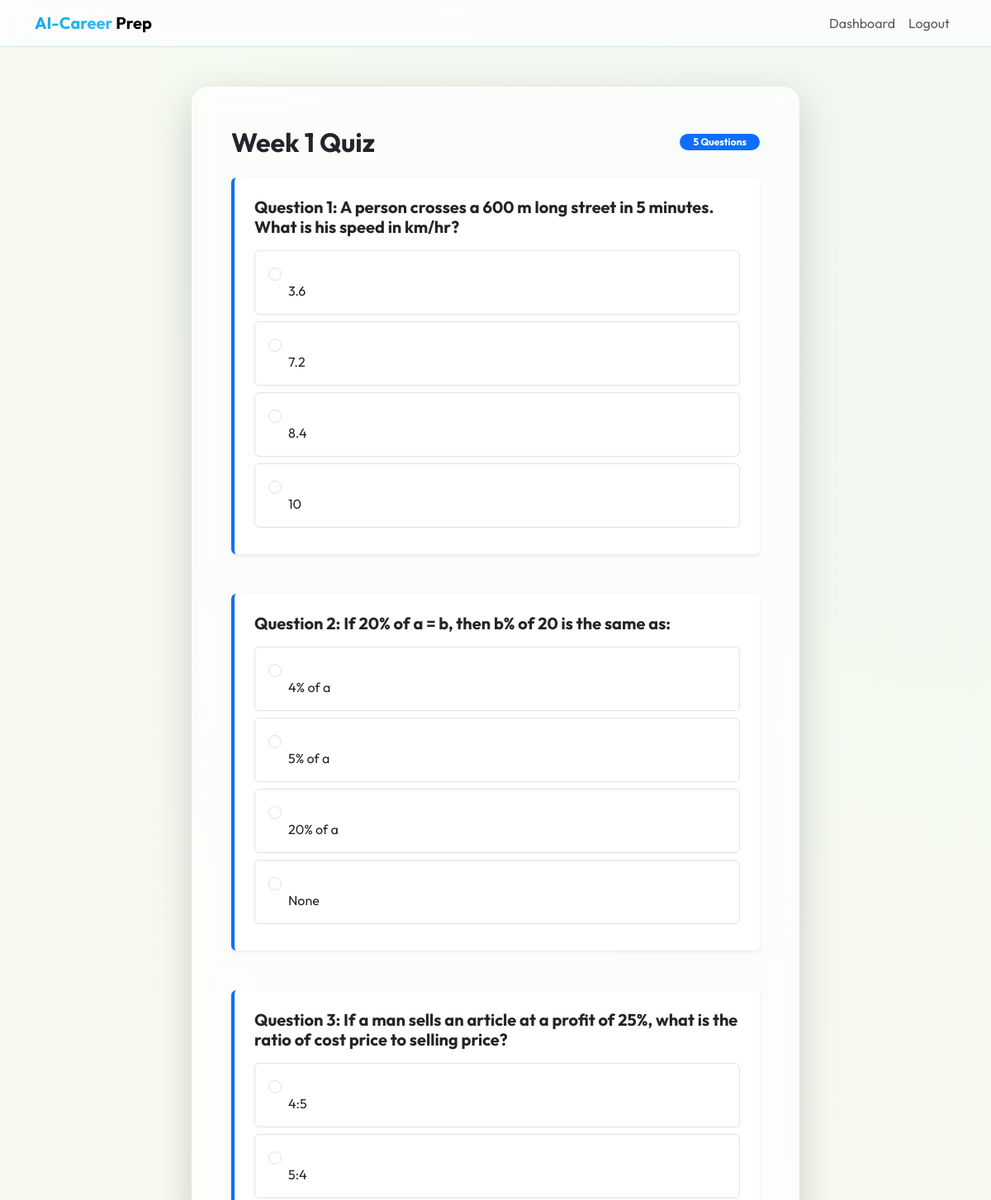
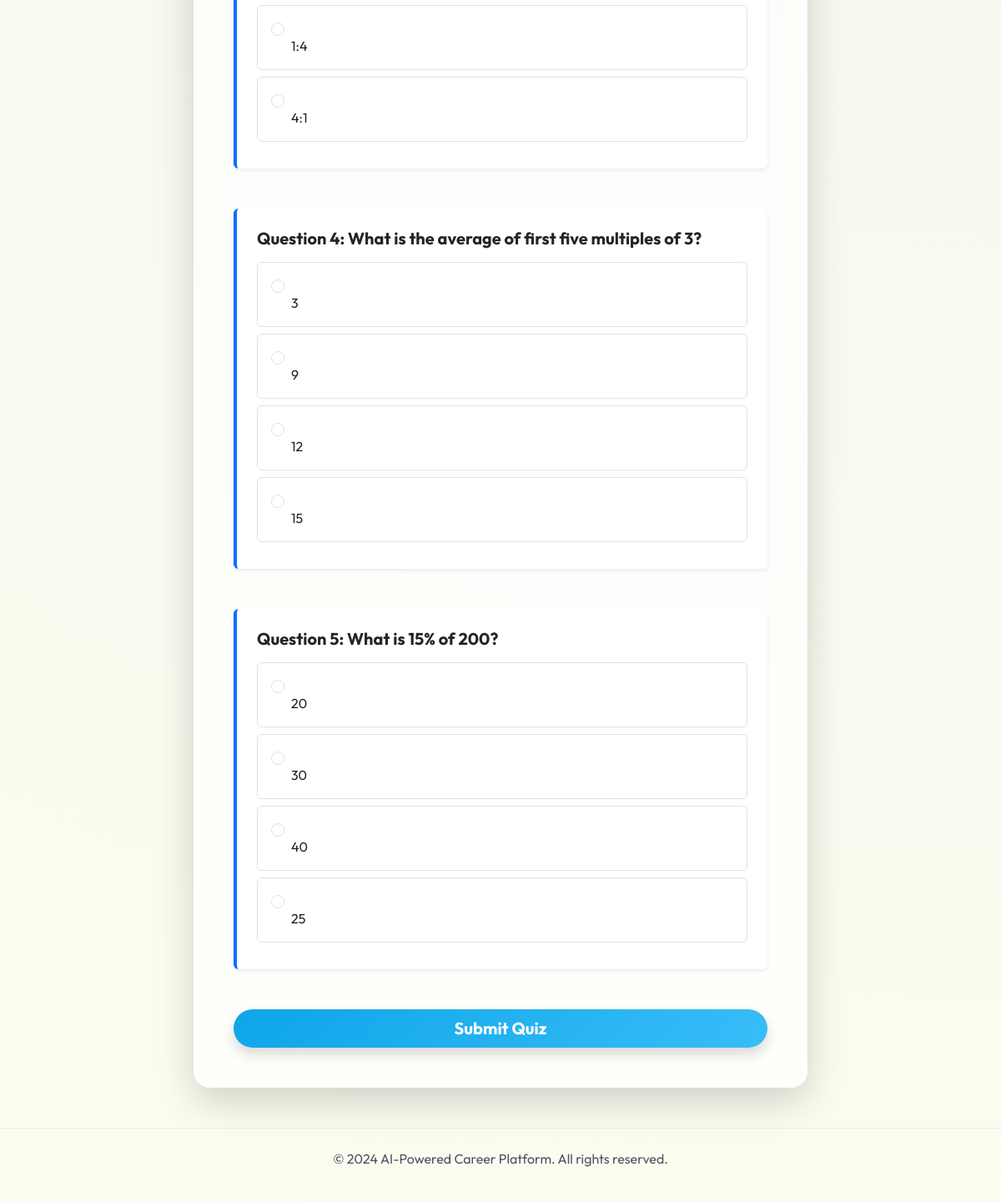
Page /quiz (signed in) on the committed database (2 pictures, top to bottom).
### models.py (models this page shows)
class QuizQuestion(db.Model):
    id = db.Column(db.Integer, primary_key=True)
    category = db.Column(db.String(50))
    sub_category = db.Column(db.String(100))
    week_number = db.Column(db.Integer, default=1)
    difficulty = db.Column(db.String(20))
    question_text = db.Column(db.Text, nullable=False)
    option_a = db.Column(db.String(200), nullable=False)
    option_b = db.Column(db.String(200), nullable=False)
    option_c = db.Column(db.String(200), nullable=False)
    option_d = db.Column(db.String(200), nullable=False)
    correct_option = db.Column(db.String(1), nullable=False) # A, B, C, or D

### app.py (the view, shortened to what this page needs)
@app.route('/quiz', methods=['GET', 'POST'])
@login_required
def quiz():
    from core.quiz_engine import get_quiz_questions
    from models import QuizQuestion, QuizAttempt
    week = request.args.get('week', 1, type=int)
    questions = get_quiz_questions(current_user, week_number=week)
    return render_template('quiz.html', questions=questions, week=week)

### templates/quiz.html (shortened to what this page needs)
{% extends "base.html" %}
{% block content %}
<div class="row justify-content-center">
    <div class="col-md-8">
        <div class="card card-glass p-5 shadow-lg border-0">
            <div class="d-flex justify-content-between align-items-center mb-4">
                <h2 class="fw-bold mb-0">Week {{ week }} Quiz</h2>
                <span class="badge bg-primary rounded-pill px-3">{{ questions|length }} Questions</span>
            </div>
            <form action="{{ url_for('quiz') }}" method="POST" id="quizForm">
                {% for q in questions %}
                <div class="quiz-question mb-5 p-4 rounded bg-white shadow-sm border-start border-primary border-4">
                    <h5 class="fw-bold mb-3">Question {{ loop.index }}: {{ q.question_text }}</h5>
                    <div class="options-grid">
                        <div class="form-check mb-2 p-3 border rounded hover-bg">
                            <input class="form-check-input ms-0" type="radio" name="q_{{ q.id }}" id="q{{ q.id }}a" value="A" required>
                            <label class="form-check-label ms-4 w-100" for="q{{ q.id }}a">{{ q.option_a }}</label>
                        </div>
                        <div class="form-check mb-2 p-3 border rounded hover-bg">
                            <input class="form-check-input ms-0" type="radio" name="q_{{ q.id }}" id="q{{ q.id }}b" value="B">
                            <label class="form-check-label ms-4 w-100" for="q{{ q.id }}b">{{ q.option_b }}</label>
                        </div>
                        <div class="form-check mb-2 p-3 border rounded hover-bg">
                            <input class="form-check-input ms-0" type="radio" name="q_{{ q.id }}" id="q{{ q.id }}c" value="C">
                            <label class="form-check-label ms-4 w-100" for="q{{ q.id }}c">{{ q.option_c }}</label>
                        </div>
                        <div class="form-check mb-2 p-3 border rounded hover-bg">
                            <input class="form-check-input ms-0" type="radio" name="q_{{ q.id }}" id="q{{ q.id }}d" value="D">
                            <label class="form-check-label ms-4 w-100" for="q{{ q.id }}d">{{ q.option_d }}</label>
                        </div>
                    </div>
                </div>
                {% endfor %}
                <div class="d-grid mt-4">
                    <button type="submit" class="btn btn-primary btn-lg rounded-pill fw-bold shadow">Submit Quiz</button>
                </div>
            </form>
        </div>
    </div>
</div>
{% endblock %}

### static/css/style.css (style rules this page uses)
:root { --sky-blue: #0ea5e9; --sky-blue-hover: #0284c7; --cream-bg: #fdfcf0; --deep-slate: #0f172a; --glass-bg: rgba(255, 255, 255, 0.85); --glass-border: rgba(14, 165, 233, 0.15); --primary-gradient: linear-gradient(135deg, #0ea5e9 0%, #38bdf8 100%); }
body { background-color: var(--cream-bg); background-image: radial-gradient(circle at top right, rgba(14, 165, 233, 0.05), transparent); color: var(--deep-slate); min-height: 100vh; }
.card-glass { background: var(--glass-bg); backdrop-filter: blur(12px); border: 1px solid var(--glass-border); border-radius: 20px; box-shadow: 0 10px 30px rgba(14, 165, 233, 0.08); transition: transform 0.3s ease, box-shadow 0.3s ease; }

### templates/base.html (style rules this page uses)
:root { --sky-blue: #0ea5e9; --sky-blue-hover: #0284c7; --cream-bg: #fdfcf0; --deep-slate: #0f172a; --glass-bg: rgba(255, 255, 255, 0.7); --glass-border: rgba(14, 165, 233, 0.2); --primary-gradient: linear-gradient(135deg, #0ea5e9 0%, #38bdf8 100%); }
body { font-family: 'Outfit', sans-serif; background-color: var(--cream-bg); color: var(--deep-slate); min-height: 100vh; }
.btn-primary { background: var(--primary-gradient); border: none; box-shadow: 0 4px 15px rgba(14, 165, 233, 0.3); color: white !important; }

### rows in the picture
QuizQuestion: question_text "A person crosses a 600 m long street in 5 minutes. What is his speed in km/hr?", option_a "3.6", option_b "7.2", option_c "8.4", option_d "10"
QuizQuestion: question_text "If 20% of a = b, then b% of 20 is the same as:", option_a "4% of a", option_b "5% of a", option_c "20% of a", option_d "None"
QuizQuestion: question_text "If a man sells an article at a profit of 25%, what is the ratio of cost price to selling price?", option_a "4:5", option_b "5:4", option_c "1:4", option_d "4:1"
QuizQuestion: question_text "What is the average of first five multiples of 3?", option_a "3", option_b "9", option_c "12", option_d "15"
QuizQuestion: question_text "What is 15% of 200?", option_a "20", option_b "30", option_c "40", option_d "25"

### other values in the picture
{{ week }} "1"
{{ questions|length }} "5"
